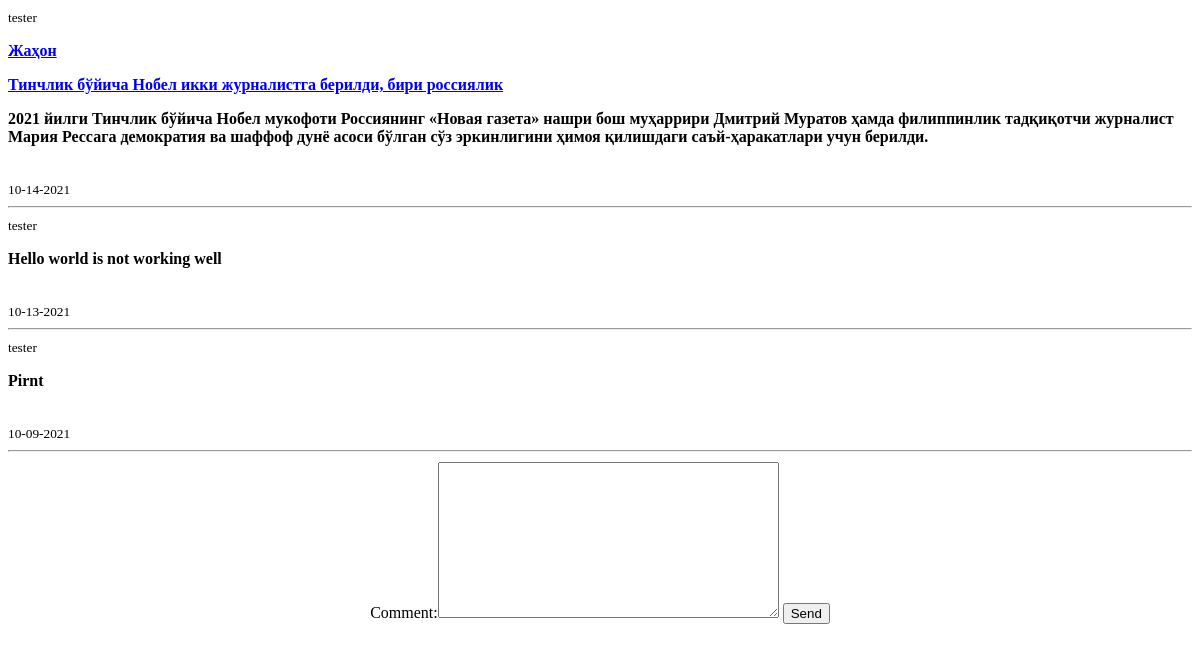
The app's page /chat/1, older data.
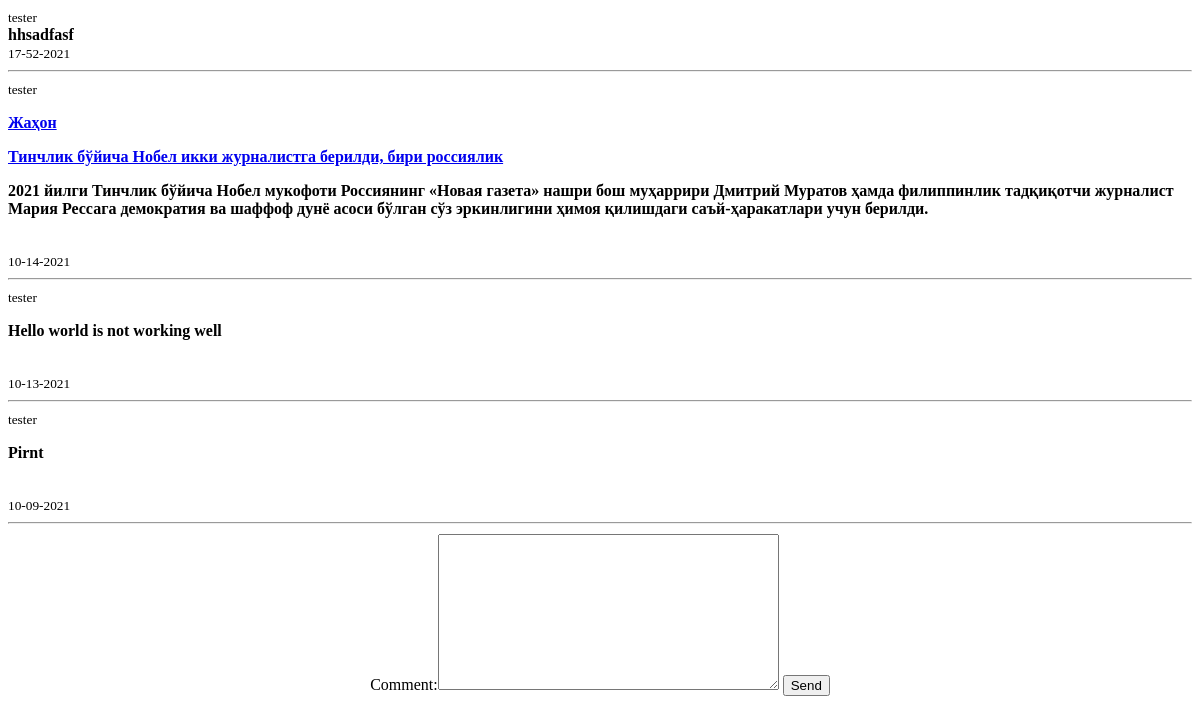
The same page, newer data.
### app/models.py (models this page shows, shortened)
class Comment(models.Model):
    subject = models.ForeignKey(Subject_categories, on_delete=models.CASCADE, null=True)
    user = models.ForeignKey(User, on_delete=models.CASCADE, null=True)
    comment = RichTextField(blank=True, null=True)
    created_at = models.DateTimeField(auto_now_add=True)
    @property
    def time(self):
        return self.created_at.strftime('%d-%M-%Y')

### app/views.py (the view)
# urls.py: path('chat/<int:id>', chat, name= 'chat')
def chat(request, id):
    subjects = Subject_categories.objects.filter(id=id)
    subject = Subject_categories.objects.get(id = id)
    comments = Comment.objects.filter(subject= subject).order_by('-id')
    form = Commentform()
    context = {
        'id':id,
        'subjects': subjects,
        'comment': comments,
        'subject_id': subjects[0].subject.id,
        'form': form
    }
    return render(request, 'app/chat.html', context)

### app/forms.py
class Commentform(forms.ModelForm):
    class Meta:
        model=Comment
        fields=['comment']

### app/templates/app/chat.html (shortened to what this page needs)
<!DOCTYPE html>
<html lang="en">
<head>
</head>
<body>
<div class="col-md-10 comment">
    <div class="full">
        {% if comment %}
            {% for comment in comment %}
                <small>{{ comment.user.username }}</small><br>
                <b>{{ comment.comment|safe }}</b><br>
                <small>{{ comment.time }}</small><br>
                <hr>
            {% endfor %}
        {% else %}
            <p>No comments so far...</p>
        {% endif %}
    </div>
</div>
<div>
    <form action="{% url 'comment' id %}" method="post"
          style="width: 100%; margin-top: 10px; text-align: center;">
        {{ form }}
        <button class="btn btn-success">Send</button>
    </form>
</div>
</body>
</html>

Row changes from the older to the newer data that the page shows:
added Comment: user.username "tester", comment "hhsadfasf", time "17-52-2021"
